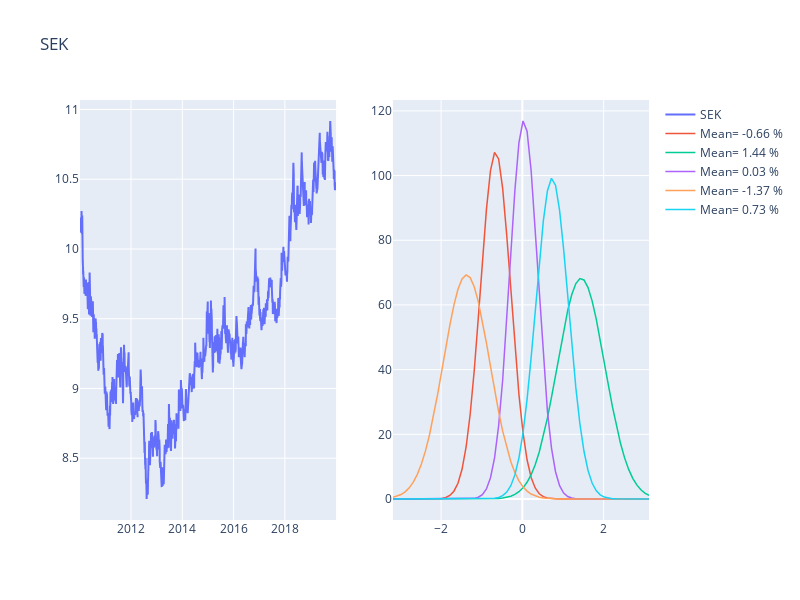

The code cell stored with this chart in its notebook:
### Code cell
param = {}
param['periods']=5
param['nbr_mixtures']=5
param['currency'] = 'SEK'
param['start_date'] = pd.to_datetime('2010-01-02')
param['end_date'] =  pd.to_datetime('2020-01-01')


figure = make_plot(param)
figure.show()
